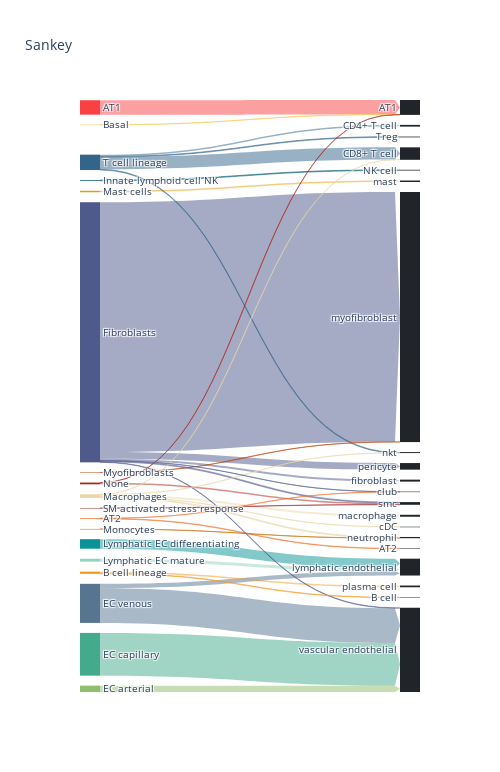

Notebook code cell kept with this figure:
### Code cell
plot_sankey(comparison_df)

### Figure 1 — Plotly figure (JSON) as saved in the notebook; plotly's stock layout.template omitted (floating-point values rounded to 4 significant figures)
{"data": [{"domain": {"x": [0, 1], "y": [0, 1]}, "link": {"arrowlen": 5, "color": ["rgba(78, 89, 140, 0.5)", "rgba(67, 170, 139, 0.5)", "rgba(87, 117, 144, 0.5)", "rgba(249, 65, 68, 0.5)", "rgba(51, 101, 138, 0.5)", "rgba(10, 147, 150, 0.5)", "rgba(78, 89, 140, 0.5)", "rgba(144, 190, 109, 0.5)", "rgba(87, 117, 144, 0.5)", "rgba(148, 210, 189, 0.5)", "rgba(233, 216, 166, 0.5)", "rgba(78, 89, 140, 0.5)", "rgba(248, 150, 30, 0.5)", "rgba(51, 101, 138, 0.5)", "rgba(174, 32, 18, 0.5)", "rgba(238, 155, 0, 0.5)", "rgba(78, 89, 140, 0.5)", "rgba(233, 216, 166, 0.5)", "rgba(51, 101, 138, 0.5)", "rgba(51, 101, 138, 0.5)", "rgba(0, 95, 115, 0.5)", "rgba(243, 114, 44, 0.5)", "rgba(78, 89, 140, 0.5)", "rgba(248, 150, 30, 0.5)", "rgba(249, 199, 79, 0.5)", "rgba(233, 216, 166, 0.5)", "rgba(233, 216, 166, 0.5)", "rgba(202, 103, 2, 0.5)", "rgba(187, 62, 3, 0.5)", "rgba(174, 32, 18, 0.5)", "rgba(155, 34, 38, 0.5)", "rgba(243, 114, 44, 0.5)", "rgba(78, 89, 140, 0.5)", "rgba(233, 216, 166, 0.5)"], "source": [7, 5, 6, 0, 17, 9, 7, 4, 6, 10, 11, 7, 2, 17, 15, 12, 7, 11, 17, 17, 8, 1, 7, 2, 3, 11, 11, 13, 14, 15, 16, 1, 7, 11], "target": [31, 37, 37, 18, 22, 28, 34, 37, 28, 28, 29, 27, 35, 21, 36, 30, 36, 32, 24, 33, 23, 19, 37, 20, 18, 22, 33, 32, 31, 18, 36, 26, 26, 25], "value": [1023, 175, 142, 59, 50, 39, 27, 26, 18, 12, 8, 8, 7, 7, 6, 6, 4, 4, 3, 3, 3, 2, 2, 2, 1, 1, 1, 1, 1, 1, 1, 1, 1, 1]}, "node": {"color": ["#f94144", "#f3722c", "#f8961e", "#f9c74f", "#90be6d", "#43aa8b", "#577590", "#4e598c", "#005f73", "#0a9396", "#94d2bd", "#e9d8a6", "#ee9b00", "#ca6702", "#bb3e03", "#ae2012", "#9b2226", "#33658a", "#212529", "#212529", "#212529", "#212529", "#212529", "#212529", "#212529", "#212529", "#212529", "#212529", "#212529", "#212529", "#212529", "#212529", "#212529", "#212529", "#212529", "#212529", "#212529", "#212529"], "label": ["AT1", "AT2", "B cell lineage", "Basal", "EC arterial", "EC capillary", "EC venous", "Fibroblasts", "Innate lymphoid cell NK", "Lymphatic EC differentiating", "Lymphatic EC mature", "Macrophages", "Mast cells", "Monocytes", "Myofibroblasts", "None", "SM activated stress response", "T cell lineage", "AT1", "AT2", "B cell", "CD4+ T cell", "CD8+ T cell", "NK cell", "Treg", "cDC", "club", "fibroblast", "lymphatic endothelial", "macrophage", "mast", "myofibroblast", "neutrophil", "nkt", "pericyte", "plasma cell", "smc", "vascular endothelial"], "line": {"color": "black", "width": 0}, "pad": 10}, "orientation": "h", "type": "sankey", "valueformat": ".0f"}], "layout": {"font": {"size": 10}, "height": 772, "legend": {"xanchor": "right"}, "title": {"text": "Sankey"}, "width": 500}}
